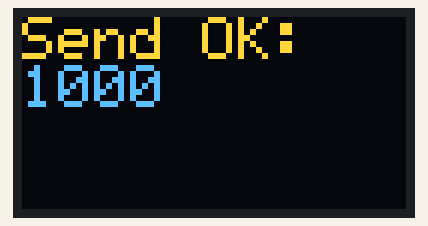
This sketch was run on a simulated Arduino Uno, built with avr-gcc and run on an emulated ATmega328P. Parts: 128×64 one-colour display. The OLED is the two-colour kind (top 16 rows yellow); no radio packets arrive unless stated; what the sketch prints to the serial monitor is not drawn.

Above: at 1.1 s.
At 5.1 s:
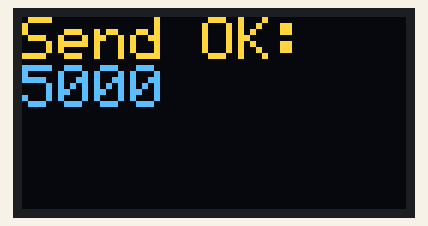
At 10.1 s:
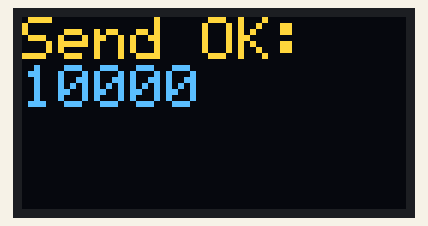
At 20.1 s:
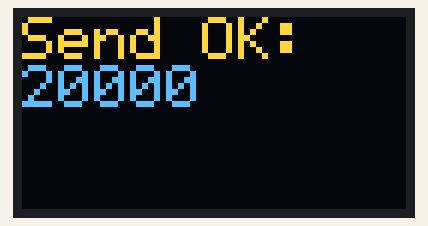
At 29.1 s:
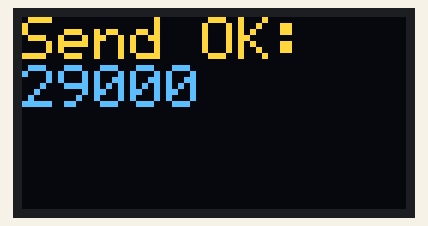
At 39.1 s:
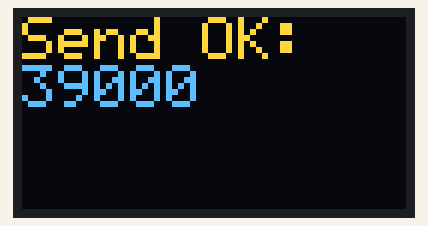

The sketch:

RF24Mesh_Test.ino
```cpp
/** RF24Mesh_Example.ino by TMRh20
 *
 * This example sketch shows how to manually configure a node via RF24Mesh, and send data to the
 * master node.
 * The nodes will refresh their network address as soon as a single write fails. This allows the
 * nodes to change position in relation to each other and the master node.
 */

#include "RF24.h"
#include "RF24Network.h"
#include "RF24Mesh.h"
#include <SPI.h>
#include <EEPROM.h>

#include "SSD1306Ascii.h"
#include "SSD1306AsciiSpi.h"
//#include <printf.h>

// pin definitions
#define OLED_DC 6
#define OLED_CS 7
#define OLED_RST 8

SSD1306AsciiSpi oled;


/**** Configure the nrf24l01 CE and CS pins ****/
RF24 radio(10, 5);
RF24Network network(radio);
RF24Mesh mesh(radio, network);

/**
 * User Configuration: nodeID - A unique identifier for each radio. Allows addressing
 * to change dynamically with physical changes to the mesh.
 *
 * In this example, configuration takes place below, prior to uploading the sketch to the device
 * A unique value from 1-255 must be configured for each node.
 * This will be stored in EEPROM on AVR devices, so remains persistent between further uploads, loss of power, etc.
 *
 **/
#define nodeID 4


uint32_t displayTimer = 0;

struct payload_t {
  unsigned long ms;
  unsigned long counter;
};

void setup() {

  radio.begin();
  radio.setPALevel(RF24_PA_HIGH);

  oled.begin(&Adafruit128x64, OLED_CS, OLED_DC, OLED_RST);
  oled.setFont(System5x7);
  oled.clear();

  Serial.begin(115200);
  //printf_begin();
  // Set the nodeID manually
  mesh.setNodeID(nodeID);
  // Connect to the mesh

  oled.set2X();
  oled.println("Connecting...");

  Serial.println(F("Connecting..."));
  mesh.begin();

  Serial.println("begun!");

}


void loop() {
  mesh.update();

  // Send to the master node every second
  if (millis() - displayTimer >= 1000) {
    displayTimer = millis();

    // Send an 'M' type message containing the current millis()
    if (!mesh.write(&displayTimer, 'M', sizeof(displayTimer)))    {

      // If a write fails, check connectivity to the mesh network
      if ( ! mesh.checkConnection() )
      {
        //refresh the network address
        oled.clear();
        oled.println("Renewing Address");
        Serial.println("Renewing Address");
        mesh.renewAddress();
      }
      else
      {
        oled.clear();
        oled.println("Send fail, Test OK");

        Serial.println("Send fail, Test OK");
      }
    }
    else
    {
      oled.clear();
      oled.println("Send OK: ");
      oled.println(displayTimer);

      Serial.print("Send OK: ");
      Serial.println(displayTimer);
    }
  }

  while (network.available()) {
    RF24NetworkHeader header;
    payload_t payload;
    network.read(header, &payload, sizeof(payload));

    oled.clear();
    oled.print("Received packet #");
    oled.print(payload.counter);
    oled.print(" at ");
    oled.println(payload.ms);

    Serial.print("Received packet #");
    Serial.print(payload.counter);
    Serial.print(" at ");
    Serial.println(payload.ms);
  }
}
```

Measured:
- what the display in image 0 shows lasts 1.0 s, from 1.0 s to 2.0 s
